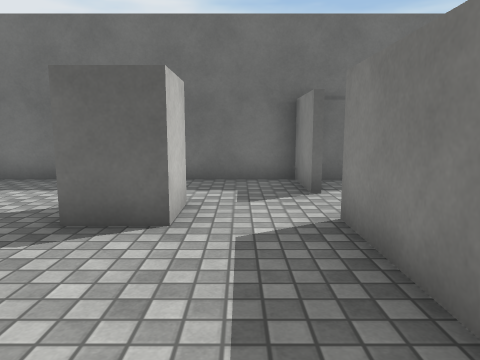
[1] (above)

13 first-person views from a walk through a 3-D level made in the Unity game engine. The camera is 1.2 m above the floor, tilts 8° down and sees 70° across. The floor is counted in squares, 1 m on a side. Each view is taken from the middle of a square. On the plan, view 1 faces up. The plan holds only what a view shows up to about 14 squares ahead; the rest is blank. The place goes on beyond the plan. Some animated figures are not drawn. Surface patterns are stand-ins for the level's own textures.

[2]
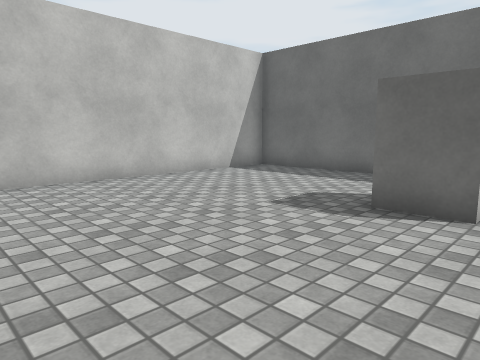

[3]
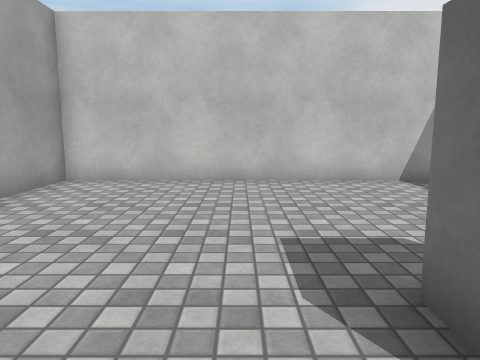

[4]
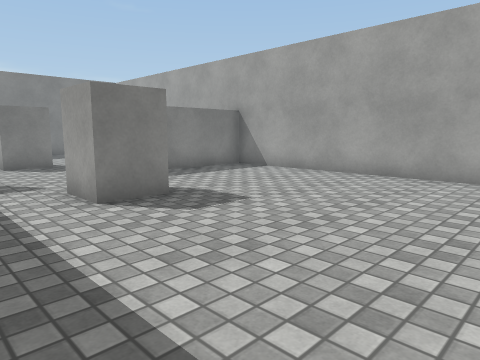

[5]
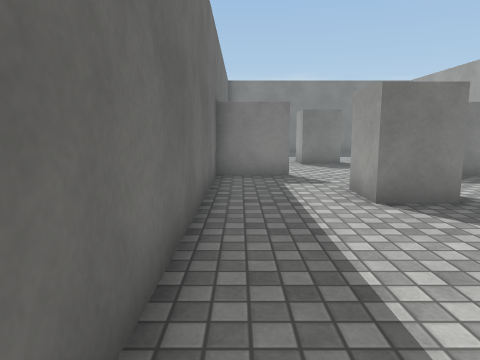

[6]
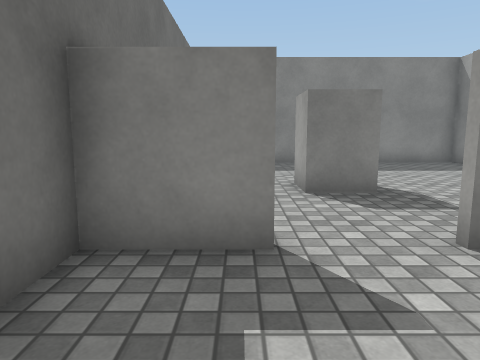

[7]
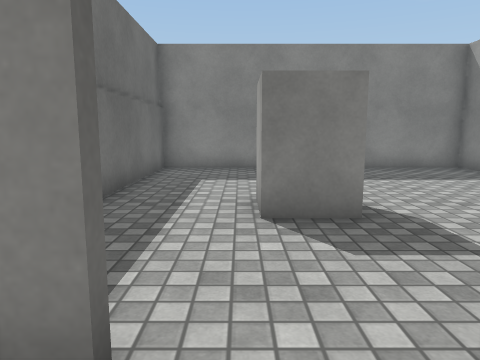

[8]
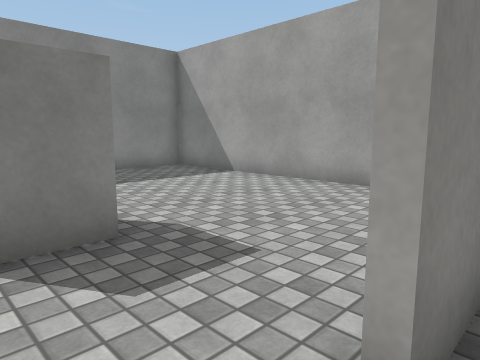

[9]
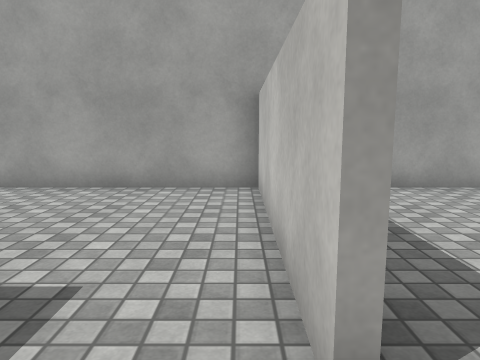

[10]
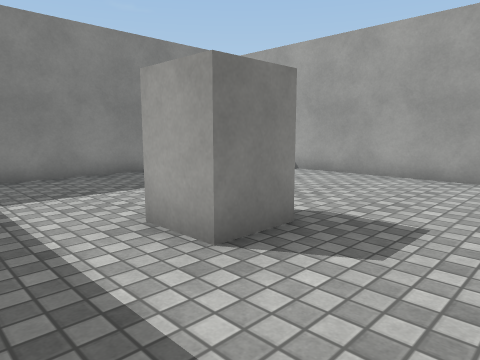

[11]
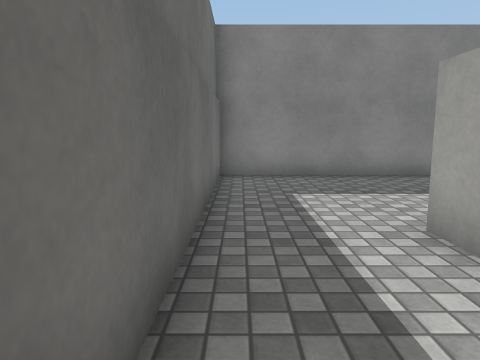

[12]
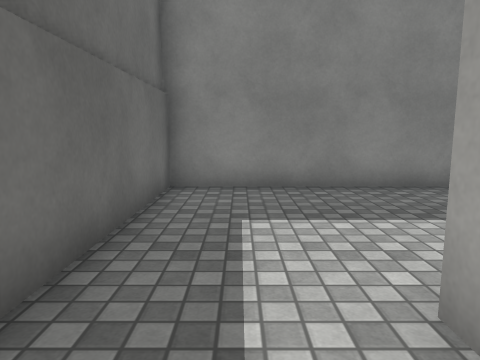

[13]
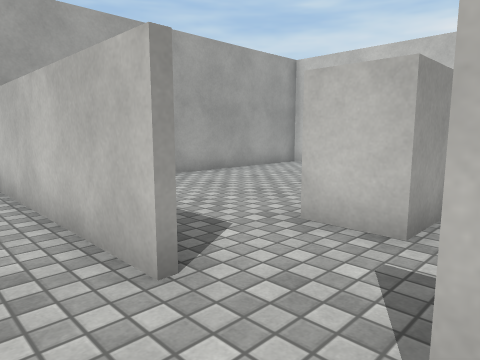

### Floor plan
Points are (right, up) in squares from view 1. A wall is a line through its corners. A room is listed if a view was taken in it or the views show most of it. See-through windows are left out.
Room 1 (views 1, 2, 3, 4, 5, 6, 7, 8)
walls: (1.4, 6.6) (1.4, 8.5) (-8.5, 8.5) (-8.5, -1.4) (1, -1.4); (1.4, -1.4) (1.4, 4.8)
ways out: opening at (1, 5.5) to room 2
objects: box (-2, 5) to (-1, 5)
Room 2 (views 9, 10, 11, 12, 13)
walls: (1.6, 4.8) (1.6, -1.4); (1, -1.4) (11.5, -1.4) (11.5, 8.5) (2, 8.5)
ways out: opening at (1, 5.5) to room 1
objects: box (5, 5) to (6, 5)

Where each view was taken, in squares from view 1:
view 1: 0 up, 0 right, facing up
view 2: 1 down, 0 right, facing up-left
view 3: 3 up, 0 right, facing left
view 4: 8 up, 8 left, facing down-right
view 5: 8 up, 8 left, facing right
view 6: 7 up, 2 left, facing right
view 7: 6 up, 0 right, facing right
view 8: 6 up, 1 right, facing down-right
view 9: 6 up, 2 right, facing down
view 10: 8 up, 2 right, facing down-right
view 11: 8 up, 2 right, facing right
view 12: 7 up, 4 right, facing right
view 13: 7 up, 3 right, facing down-left
